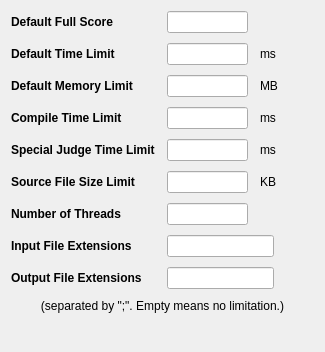
<?xml version="1.0" encoding="UTF-8"?>
<ui version="4.0">
 <class>GeneralSettings</class>
 <widget class="QWidget" name="GeneralSettings">
  <property name="geometry">
   <rect>
    <x>0</x>
    <y>0</y>
    <width>325</width>
    <height>352</height>
   </rect>
  </property>
  <property name="minimumSize">
   <size>
    <width>325</width>
    <height>352</height>
   </size>
  </property>
  <property name="windowTitle">
   <string>Form</string>
  </property>
  <layout class="QGridLayout" name="gridLayout">
   <property name="horizontalSpacing">
    <number>12</number>
   </property>
   <property name="verticalSpacing">
    <number>10</number>
   </property>
   <item row="0" column="0">
    <widget class="QLabel" name="label">
     <property name="sizePolicy">
      <sizepolicy hsizetype="Fixed" vsizetype="Fixed">
       <horstretch>0</horstretch>
       <verstretch>0</verstretch>
      </sizepolicy>
     </property>
     <property name="styleSheet">
      <string notr="true">font-size: 9pt;
font-weight: bold;</string>
     </property>
     <property name="text">
      <string>Default Full Score</string>
     </property>
    </widget>
   </item>
   <item row="0" column="1">
    <layout class="QHBoxLayout" name="horizontalLayout_2">
     <item>
      <widget class="QLineEdit" name="defaultFullScore">
       <property name="sizePolicy">
        <sizepolicy hsizetype="Fixed" vsizetype="Fixed">
         <horstretch>0</horstretch>
         <verstretch>0</verstretch>
        </sizepolicy>
       </property>
       <property name="minimumSize">
        <size>
         <width>81</width>
         <height>22</height>
        </size>
       </property>
       <property name="maximumSize">
        <size>
         <width>81</width>
         <height>22</height>
        </size>
       </property>
      </widget>
     </item>
     <item>
      <spacer name="horizontalSpacer">
       <property name="orientation">
        <enum>Qt::Horizontal</enum>
       </property>
       <property name="sizeHint" stdset="0">
        <size>
         <width>40</width>
         <height>20</height>
        </size>
       </property>
      </spacer>
     </item>
    </layout>
   </item>
   <item row="1" column="0">
    <widget class="QLabel" name="label_2">
     <property name="sizePolicy">
      <sizepolicy hsizetype="Fixed" vsizetype="Fixed">
       <horstretch>0</horstretch>
       <verstretch>0</verstretch>
      </sizepolicy>
     </property>
     <property name="styleSheet">
      <string notr="true">font-size: 9pt;
font-weight: bold;</string>
     </property>
     <property name="text">
      <string>Default Time Limit</string>
     </property>
    </widget>
   </item>
   <item row="1" column="1">
    <layout class="QHBoxLayout" name="horizontalLayout_3">
     <property name="spacing">
      <number>12</number>
     </property>
     <item>
      <widget class="QLineEdit" name="defaultTimeLimit">
       <property name="sizePolicy">
        <sizepolicy hsizetype="Fixed" vsizetype="Fixed">
         <horstretch>0</horstretch>
         <verstretch>0</verstretch>
        </sizepolicy>
       </property>
       <property name="minimumSize">
        <size>
         <width>81</width>
         <height>22</height>
        </size>
       </property>
       <property name="maximumSize">
        <size>
         <width>81</width>
         <height>22</height>
        </size>
       </property>
      </widget>
     </item>
     <item>
      <widget class="QLabel" name="label_6">
       <property name="sizePolicy">
        <sizepolicy hsizetype="Fixed" vsizetype="Preferred">
         <horstretch>0</horstretch>
         <verstretch>0</verstretch>
        </sizepolicy>
       </property>
       <property name="styleSheet">
        <string notr="true">font-size: 9pt;</string>
       </property>
       <property name="text">
        <string>ms</string>
       </property>
      </widget>
     </item>
     <item>
      <spacer name="horizontalSpacer_3">
       <property name="orientation">
        <enum>Qt::Horizontal</enum>
       </property>
       <property name="sizeHint" stdset="0">
        <size>
         <width>40</width>
         <height>20</height>
        </size>
       </property>
      </spacer>
     </item>
    </layout>
   </item>
   <item row="2" column="0">
    <widget class="QLabel" name="label_3">
     <property name="sizePolicy">
      <sizepolicy hsizetype="Fixed" vsizetype="Fixed">
       <horstretch>0</horstretch>
       <verstretch>0</verstretch>
      </sizepolicy>
     </property>
     <property name="styleSheet">
      <string notr="true">font-size: 9pt;
font-weight: bold;</string>
     </property>
     <property name="text">
      <string>Default Memory Limit</string>
     </property>
    </widget>
   </item>
   <item row="2" column="1">
    <layout class="QHBoxLayout" name="horizontalLayout_4">
     <property name="spacing">
      <number>12</number>
     </property>
     <item>
      <widget class="QLineEdit" name="defaultMemoryLimit">
       <property name="sizePolicy">
        <sizepolicy hsizetype="Fixed" vsizetype="Fixed">
         <horstretch>0</horstretch>
         <verstretch>0</verstretch>
        </sizepolicy>
       </property>
       <property name="minimumSize">
        <size>
         <width>81</width>
         <height>22</height>
        </size>
       </property>
       <property name="maximumSize">
        <size>
         <width>81</width>
         <height>22</height>
        </size>
       </property>
      </widget>
     </item>
     <item>
      <widget class="QLabel" name="label_7">
       <property name="sizePolicy">
        <sizepolicy hsizetype="Fixed" vsizetype="Preferred">
         <horstretch>0</horstretch>
         <verstretch>0</verstretch>
        </sizepolicy>
       </property>
       <property name="styleSheet">
        <string notr="true">font-size: 9pt;</string>
       </property>
       <property name="text">
        <string>MB</string>
       </property>
      </widget>
     </item>
     <item>
      <spacer name="horizontalSpacer_4">
       <property name="orientation">
        <enum>Qt::Horizontal</enum>
       </property>
       <property name="sizeHint" stdset="0">
        <size>
         <width>40</width>
         <height>20</height>
        </size>
       </property>
      </spacer>
     </item>
    </layout>
   </item>
   <item row="3" column="0">
    <widget class="QLabel" name="label_4">
     <property name="sizePolicy">
      <sizepolicy hsizetype="Fixed" vsizetype="Preferred">
       <horstretch>0</horstretch>
       <verstretch>0</verstretch>
      </sizepolicy>
     </property>
     <property name="styleSheet">
      <string notr="true">font-size: 9pt;
font-weight: bold;</string>
     </property>
     <property name="text">
      <string>Compile Time Limit</string>
     </property>
    </widget>
   </item>
   <item row="3" column="1">
    <layout class="QHBoxLayout" name="horizontalLayout_5">
     <property name="spacing">
      <number>12</number>
     </property>
     <item>
      <widget class="QLineEdit" name="compileTimeLimit">
       <property name="sizePolicy">
        <sizepolicy hsizetype="Fixed" vsizetype="Fixed">
         <horstretch>0</horstretch>
         <verstretch>0</verstretch>
        </sizepolicy>
       </property>
       <property name="minimumSize">
        <size>
         <width>81</width>
         <height>22</height>
        </size>
       </property>
       <property name="maximumSize">
        <size>
         <width>81</width>
         <height>22</height>
        </size>
       </property>
      </widget>
     </item>
     <item>
      <widget class="QLabel" name="label_8">
       <property name="sizePolicy">
        <sizepolicy hsizetype="Fixed" vsizetype="Preferred">
         <horstretch>0</horstretch>
         <verstretch>0</verstretch>
        </sizepolicy>
       </property>
       <property name="styleSheet">
        <string notr="true">font-size: 9pt;</string>
       </property>
       <property name="text">
        <string>ms</string>
       </property>
      </widget>
     </item>
     <item>
      <spacer name="horizontalSpacer_5">
       <property name="orientation">
        <enum>Qt::Horizontal</enum>
       </property>
       <property name="sizeHint" stdset="0">
        <size>
         <width>40</width>
         <height>20</height>
        </size>
       </property>
      </spacer>
     </item>
    </layout>
   </item>
   <item row="4" column="0">
    <widget class="QLabel" name="label_17">
     <property name="sizePolicy">
      <sizepolicy hsizetype="Fixed" vsizetype="Preferred">
       <horstretch>0</horstretch>
       <verstretch>0</verstretch>
      </sizepolicy>
     </property>
     <property name="styleSheet">
      <string notr="true">font-size: 9pt;
font-weight: bold;</string>
     </property>
     <property name="text">
      <string>Special Judge Time Limit</string>
     </property>
    </widget>
   </item>
   <item row="4" column="1">
    <layout class="QHBoxLayout" name="horizontalLayout_9">
     <property name="spacing">
      <number>12</number>
     </property>
     <item>
      <widget class="QLineEdit" name="specialJudgeTimeLimit">
       <property name="sizePolicy">
        <sizepolicy hsizetype="Fixed" vsizetype="Fixed">
         <horstretch>0</horstretch>
         <verstretch>0</verstretch>
        </sizepolicy>
       </property>
       <property name="minimumSize">
        <size>
         <width>81</width>
         <height>22</height>
        </size>
       </property>
       <property name="maximumSize">
        <size>
         <width>81</width>
         <height>22</height>
        </size>
       </property>
      </widget>
     </item>
     <item>
      <widget class="QLabel" name="label_18">
       <property name="sizePolicy">
        <sizepolicy hsizetype="Fixed" vsizetype="Preferred">
         <horstretch>0</horstretch>
         <verstretch>0</verstretch>
        </sizepolicy>
       </property>
       <property name="styleSheet">
        <string notr="true">font-size: 9pt;</string>
       </property>
       <property name="text">
        <string>ms</string>
       </property>
      </widget>
     </item>
     <item>
      <spacer name="horizontalSpacer_7">
       <property name="orientation">
        <enum>Qt::Horizontal</enum>
       </property>
       <property name="sizeHint" stdset="0">
        <size>
         <width>40</width>
         <height>20</height>
        </size>
       </property>
      </spacer>
     </item>
    </layout>
   </item>
   <item row="5" column="0">
    <widget class="QLabel" name="label_5">
     <property name="sizePolicy">
      <sizepolicy hsizetype="Fixed" vsizetype="Fixed">
       <horstretch>0</horstretch>
       <verstretch>0</verstretch>
      </sizepolicy>
     </property>
     <property name="styleSheet">
      <string notr="true">font-size: 9pt;
font-weight: bold;</string>
     </property>
     <property name="text">
      <string>Source File Size Limit</string>
     </property>
    </widget>
   </item>
   <item row="5" column="1">
    <layout class="QHBoxLayout" name="horizontalLayout_6">
     <property name="spacing">
      <number>12</number>
     </property>
     <item>
      <widget class="QLineEdit" name="fileSizeLimit">
       <property name="sizePolicy">
        <sizepolicy hsizetype="Fixed" vsizetype="Fixed">
         <horstretch>0</horstretch>
         <verstretch>0</verstretch>
        </sizepolicy>
       </property>
       <property name="minimumSize">
        <size>
         <width>81</width>
         <height>22</height>
        </size>
       </property>
       <property name="maximumSize">
        <size>
         <width>81</width>
         <height>22</height>
        </size>
       </property>
      </widget>
     </item>
     <item>
      <widget class="QLabel" name="label_9">
       <property name="sizePolicy">
        <sizepolicy hsizetype="Fixed" vsizetype="Preferred">
         <horstretch>0</horstretch>
         <verstretch>0</verstretch>
        </sizepolicy>
       </property>
       <property name="styleSheet">
        <string notr="true">font-size: 9pt;</string>
       </property>
       <property name="text">
        <string>KB</string>
       </property>
      </widget>
     </item>
     <item>
      <spacer name="horizontalSpacer_6">
       <property name="orientation">
        <enum>Qt::Horizontal</enum>
       </property>
       <property name="sizeHint" stdset="0">
        <size>
         <width>40</width>
         <height>20</height>
        </size>
       </property>
      </spacer>
     </item>
    </layout>
   </item>
   <item row="6" column="0">
    <widget class="QLabel" name="label_19">
     <property name="sizePolicy">
      <sizepolicy hsizetype="Fixed" vsizetype="Fixed">
       <horstretch>0</horstretch>
       <verstretch>0</verstretch>
      </sizepolicy>
     </property>
     <property name="styleSheet">
      <string notr="true">font-size: 9pt;
font-weight: bold;</string>
     </property>
     <property name="text">
      <string>Number of Threads</string>
     </property>
    </widget>
   </item>
   <item row="6" column="1">
    <layout class="QHBoxLayout" name="horizontalLayout_10">
     <property name="spacing">
      <number>12</number>
     </property>
     <item>
      <widget class="QLineEdit" name="numberOfThreads">
       <property name="minimumSize">
        <size>
         <width>81</width>
         <height>22</height>
        </size>
       </property>
       <property name="maximumSize">
        <size>
         <width>81</width>
         <height>22</height>
        </size>
       </property>
      </widget>
     </item>
     <item>
      <spacer name="horizontalSpacer_8">
       <property name="orientation">
        <enum>Qt::Horizontal</enum>
       </property>
       <property name="sizeHint" stdset="0">
        <size>
         <width>201</width>
         <height>20</height>
        </size>
       </property>
      </spacer>
     </item>
    </layout>
   </item>
   <item row="7" column="0">
    <widget class="QLabel" name="label_10">
     <property name="styleSheet">
      <string notr="true">font-size: 9pt;
font-weight: bold;</string>
     </property>
     <property name="text">
      <string>Input File Extensions</string>
     </property>
    </widget>
   </item>
   <item row="7" column="1">
    <layout class="QHBoxLayout" name="horizontalLayout_7">
     <item>
      <widget class="QLineEdit" name="inputFileExtensions"/>
     </item>
     <item>
      <spacer name="horizontalSpacer_2">
       <property name="orientation">
        <enum>Qt::Horizontal</enum>
       </property>
       <property name="sizeHint" stdset="0">
        <size>
         <width>40</width>
         <height>20</height>
        </size>
       </property>
      </spacer>
     </item>
    </layout>
   </item>
   <item row="8" column="0">
    <widget class="QLabel" name="label_12">
     <property name="styleSheet">
      <string notr="true">font-size: 9pt;
font-weight: bold;</string>
     </property>
     <property name="text">
      <string>Output File Extensions</string>
     </property>
    </widget>
   </item>
   <item row="8" column="1">
    <layout class="QHBoxLayout" name="horizontalLayout">
     <item>
      <widget class="QLineEdit" name="outputFileExtensions"/>
     </item>
     <item>
      <spacer name="horizontalSpacer_9">
       <property name="orientation">
        <enum>Qt::Horizontal</enum>
       </property>
       <property name="sizeHint" stdset="0">
        <size>
         <width>40</width>
         <height>20</height>
        </size>
       </property>
      </spacer>
     </item>
    </layout>
   </item>
   <item row="9" column="0" colspan="2">
    <widget class="QLabel" name="label_11">
     <property name="styleSheet">
      <string notr="true">font-size: 9pt;
</string>
     </property>
     <property name="text">
      <string>(separated by &quot;;&quot;. Empty means no limitation.)</string>
     </property>
     <property name="alignment">
      <set>Qt::AlignCenter</set>
     </property>
    </widget>
   </item>
   <item row="10" column="0" colspan="2">
    <spacer name="verticalSpacer">
     <property name="orientation">
      <enum>Qt::Vertical</enum>
     </property>
     <property name="sizeHint" stdset="0">
      <size>
       <width>20</width>
       <height>3</height>
      </size>
     </property>
    </spacer>
   </item>
  </layout>
 </widget>
 <resources/>
 <connections/>
</ui>
